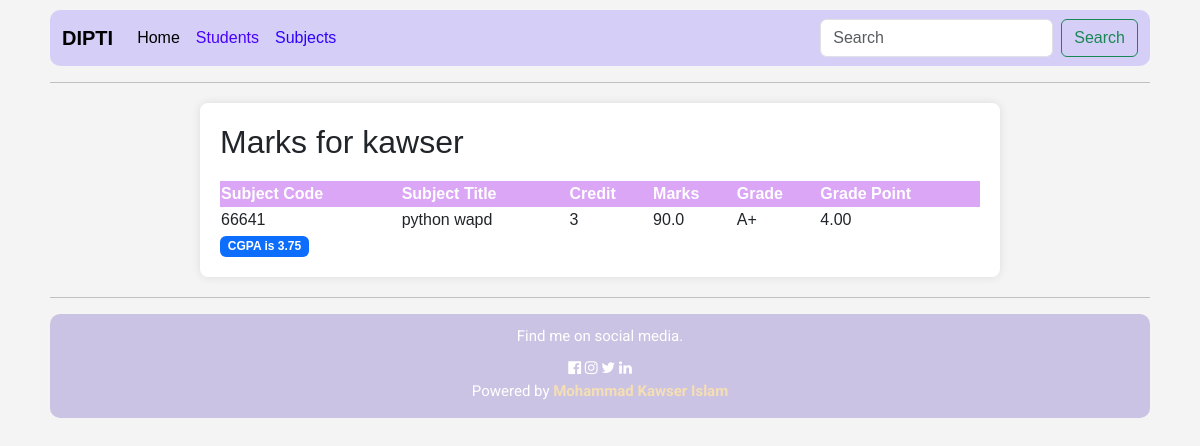
Before: /viewMarksPage/1 with the older database file.
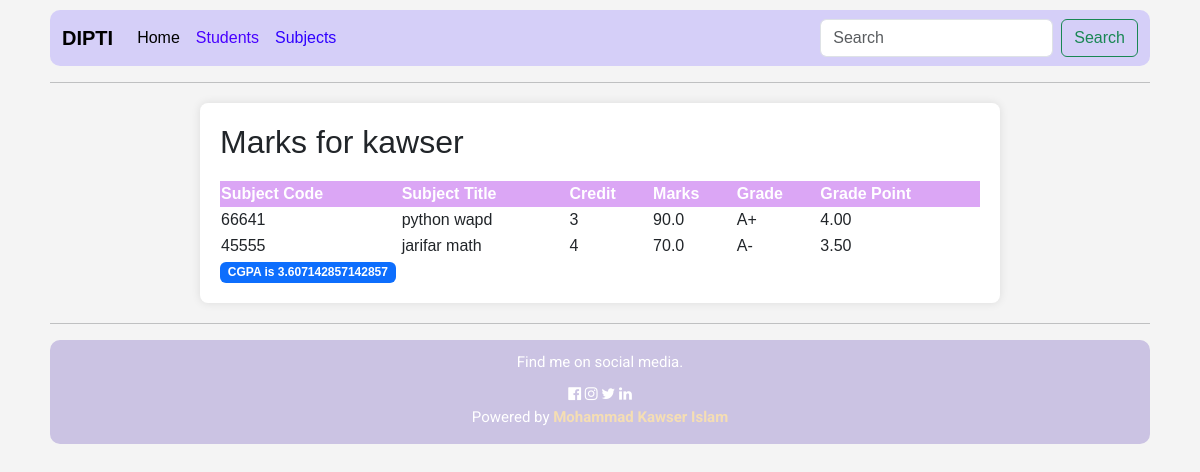
After: the same page with the newer database file.
### result_app/models.py (models this page shows, shortened)
class MarkModel(models.Model):
    student = models.ForeignKey(studentModel, on_delete=models.CASCADE, related_name='student_marksheet')
    subject = models.ForeignKey(SubjectModel, on_delete=models.CASCADE)
    marks = models.FloatField()

class SubjectModel(models.Model):
    SubjectName=models.CharField(max_length=120)
    SubjectCode=models.CharField(max_length=120)
    Credit=models.CharField(max_length=120)

### result_app/views.py (the view)
# urls.py: path('viewMarksPage/<str:student_id>', viewMarksPage,name='viewMarksPage'),
def viewMarksPage(request, student_id):
    student = studentModel.objects.get(pk=student_id)
    marks = MarkModel.objects.filter(student=student)
    total_credit = 0
    total_grade_point = 0
    for mark in marks:
        subject_credit = int(mark.subject.Credit)
        if mark.marks >= 40:
            if mark.marks >= 75:
                grade_point = 3.75
            elif mark.marks >= 70:
                grade_point = 3.50
            elif mark.marks >= 65:
                grade_point = 3.25
            elif mark.marks >= 60:
                grade_point = 3.00
            elif mark.marks >= 55:
                grade_point = 2.75
            elif mark.marks >= 50:
                grade_point = 2.50
            elif mark.marks >= 45:
                grade_point = 2.25
            else:
                grade_point = 2.00
            total_credit += subject_credit
            total_grade_point += subject_credit * grade_point
            cgpa=total_grade_point/total_credit
    context = {
        'student': student,
        'marks': marks,
        'total_credit': total_credit,
        'total_grade_point': total_grade_point,
        'cgpa':cgpa,
    }
    return render(request, 'viewMarksPage.html', context)

### templates/viewMarksPage.html (shortened to what this page needs)
{% extends "base.html" %}
{% block body_content %}
<!DOCTYPE html>
<html lang="en">
<head>
</head>
<body>
<div class="container">
    <h2>Marks for {{ student.StudentName }}</h2>
    <table>
        <thead>
            <tr>
                <th>Subject Code</th>
                <th>Subject Title</th>
                <th>Credit</th>
                <th>Marks</th>
                <th>Grade</th>
                <th>Grade Point</th>
            </tr>
        </thead>
        <tbody>
            {% for mark in marks.all %}
                <tr>
                    <td>{{ mark.subject.SubjectCode }}</td>
                    <td>{{ mark.subject.SubjectName }}</td>
                    <td>{{ mark.subject.Credit }}</td>
                    <td>{{ mark.marks }}</td>
                    <td>
                        {% if mark.marks >= 80 %}
                            A+
                        {% elif mark.marks >= 75 %}
                            A
                        {% elif mark.marks >= 70 %}
                            A-
                        {% elif mark.marks >= 65 %}
                            B+
                        {% elif mark.marks >= 60 %}
                            B
                        {% elif mark.marks >= 55 %}
                            B-
                        {% elif mark.marks >= 50 %}
                            C+
                        {% elif mark.marks >= 45 %}
                            C
                        {% elif mark.marks >= 40 %}
                            D
                        {% else %}
                            F
                        {% endif %}
                    </td>
                    <td>
                        {% if mark.marks >= 80 %}
                            4.00
                        {% elif mark.marks >= 75 %}
                            3.75
                        {% elif mark.marks >= 70 %}
                            3.50
                        {% elif mark.marks >= 65 %}
                            3.25
                        {% elif mark.marks >= 60 %}
                            3.00
                        {% elif mark.marks >= 55 %}
                            2.75
                        {% elif mark.marks >= 50 %}
                            2.50
                        {% elif mark.marks >= 45 %}
                            2.25
                        {% elif mark.marks >= 40 %}
                            2.00
                        {% else %}
                            0.00
                        {% endif %}
                    </td>
                </tr>
            {% endfor %}
        </tbody>
    </table>
    <span class="badge text-bg-primary" >CGPA is {{cgpa}}</span>
</div>
</body>
</html>
{% endblock %}

Changed rows visible on the page:
added MarkModel: subject.SubjectCode "45555", subject.SubjectName "jarifar math", subject.Credit "4", marks "70.0", shows "A-", shows "3.50"
Other visible differences:
{{ cgpa }}: "3.75" → "3.607142857142857"
